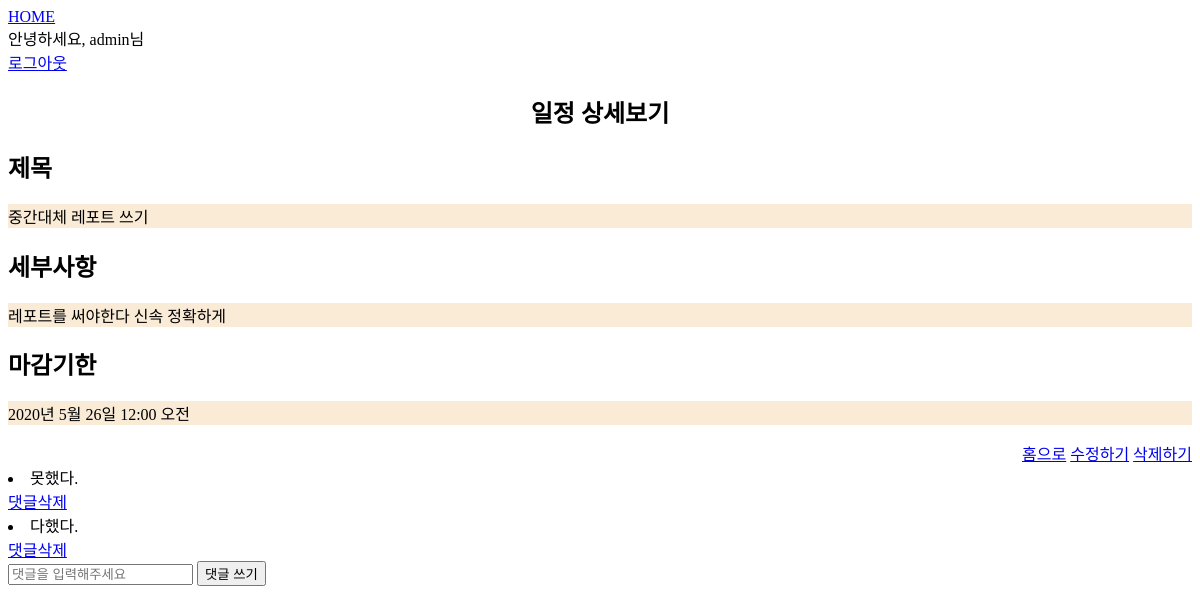
/detaii/1 (signed in), run on an earlier commit of the app's database.
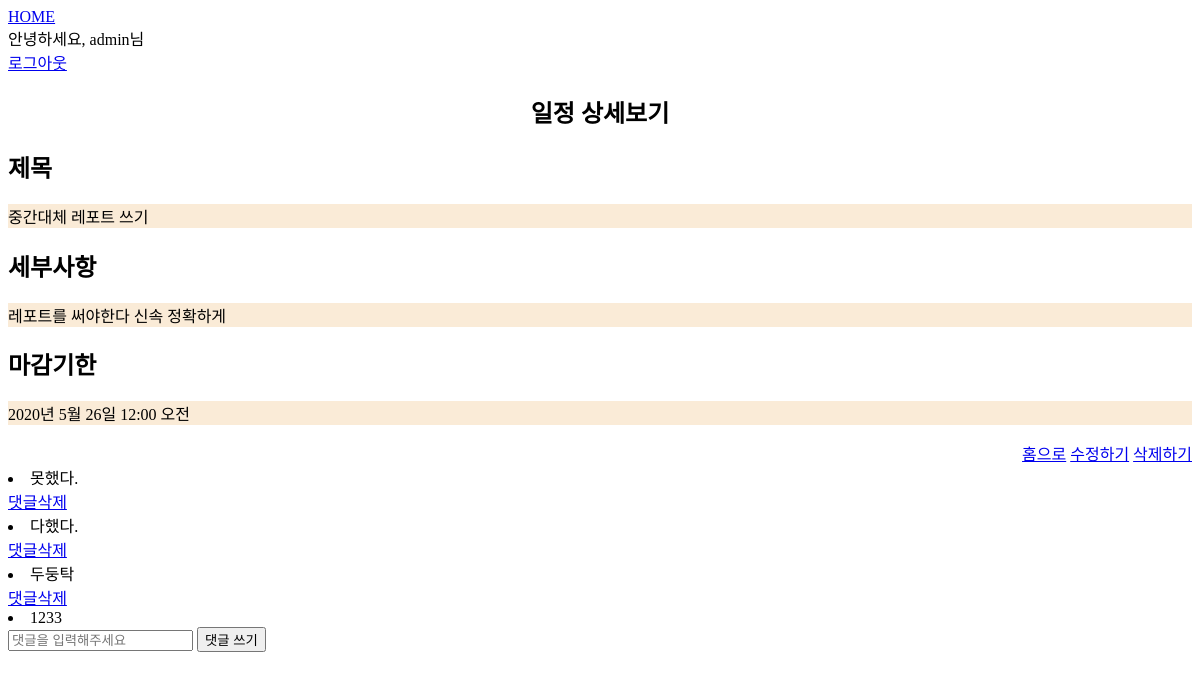
And on a later commit of the database.
### blog/models.py (models this page shows)
class Comment(models.Model):
    post = models.ForeignKey(Todo, on_delete=models.CASCADE, related_name='comments')
    content = models.TextField()
    author = models.ForeignKey(User, on_delete=models.CASCADE, related_name='comments')

### blog/views.py (the view, shortened to what this page needs)
# urls.py: path('detaii/<int:todo_pk>', views.detail, name='detail'),
def detail(request, todo_pk):
    todo = Todo.objects.get(pk = todo_pk)
    context = {'todo' : todo}
    return render(request, 'detail.html', context)

### blog/templates/detail.html (shortened to what this page needs)
{% extends 'base.html' %}
{% block css %}
{% load static %}
<link rel="stylesheet" href="{% static 'detail.css' %}" type='text/css'>
{% endblock css %}
{% block content %}
    <div class = "top">
        <div class = "top_title">
            <h2>일정 상세보기</h2>
        </div>
    </div>
    <div class = "middle">
        <div class = "title">
            <h2>제목</h2>
            <p>{{ todo.title }}</p>
        </div>
        <div class = "detail">
            <h2>세부사항</h2>
            <p>{{ todo.content }}</p>
        </div>
        <div class = "deadline">
            <h2>마감기한</h2>
            <p>{{ todo.deadline }}</p>
        </div>
    </div>
    <div class = "link_to">
        <a href = "{% url 'home' %}">홈으로</a>
        {% if user.is_authenticated and todo.author.pk == user.pk %}
        <a href = "{% url 'edit' todo.pk %}">수정하기</a>
        <a href = "{% url 'delete' todo.pk %}">삭제하기</a>
        {% endif %}
    </div>
    <div>
        {% for comment in todo.comments.all %}
            <li>{{ comment.content }}</li>
            {% if user.is_authenticated and comment.author.pk == user.pk %}
                <a href="{% url 'delete_comment' todo.pk comment.pk %}">댓글삭제</a>
            {% endif %}
        {% endfor %}
        {% if user.is_authenticated %}
            <form method="POST">
                <input type="text" name="content" placeholder="댓글을 입력해주세요">
                <button type="submit">댓글 쓰기</button>
            </form>
        {% endif %}
    </div>
{% endblock content %}

What changed in the data, as far as the page shows it:
added Comment: content "두둥탁", shows "댓글삭제"
added Comment: content "1233"
